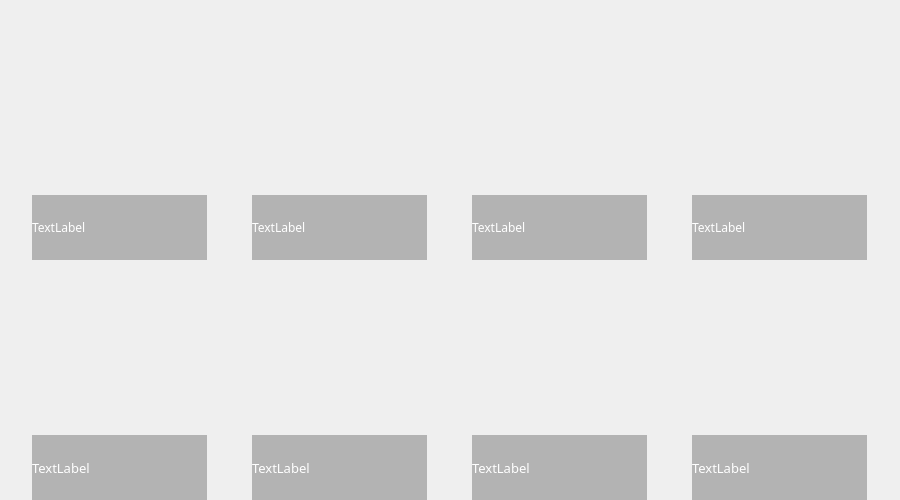
<?xml version="1.0" encoding="UTF-8"?>
<ui version="4.0">
 <class>Dialog</class>
 <widget class="QDialog" name="Dialog">
  <property name="geometry">
   <rect>
    <x>0</x>
    <y>0</y>
    <width>900</width>
    <height>500</height>
   </rect>
  </property>
  <property name="windowTitle">
   <string>Dialog</string>
  </property>
  <widget class="QLabel" name="image_6">
   <property name="geometry">
    <rect>
     <x>252</x>
     <y>260</y>
     <width>175</width>
     <height>175</height>
    </rect>
   </property>
   <property name="autoFillBackground">
    <bool>true</bool>
   </property>
   <property name="text">
    <string/>
   </property>
   <property name="pixmap">
    <pixmap>images/100071.jpg</pixmap>
   </property>
   <property name="scaledContents">
    <bool>true</bool>
   </property>
  </widget>
  <widget class="QLabel" name="image_1">
   <property name="geometry">
    <rect>
     <x>32</x>
     <y>20</y>
     <width>175</width>
     <height>175</height>
    </rect>
   </property>
   <property name="autoFillBackground">
    <bool>true</bool>
   </property>
   <property name="text">
    <string/>
   </property>
   <property name="pixmap">
    <pixmap>images/104.jpg</pixmap>
   </property>
   <property name="scaledContents">
    <bool>false</bool>
   </property>
  </widget>
  <widget class="QLabel" name="image_3">
   <property name="geometry">
    <rect>
     <x>472</x>
     <y>20</y>
     <width>175</width>
     <height>175</height>
    </rect>
   </property>
   <property name="autoFillBackground">
    <bool>true</bool>
   </property>
   <property name="text">
    <string/>
   </property>
   <property name="pixmap">
    <pixmap>images/1119.jpg</pixmap>
   </property>
  </widget>
  <widget class="QLabel" name="image_2">
   <property name="geometry">
    <rect>
     <x>252</x>
     <y>20</y>
     <width>175</width>
     <height>175</height>
    </rect>
   </property>
   <property name="autoFillBackground">
    <bool>true</bool>
   </property>
   <property name="text">
    <string/>
   </property>
   <property name="pixmap">
    <pixmap>images/111.jpg</pixmap>
   </property>
   <property name="scaledContents">
    <bool>false</bool>
   </property>
  </widget>
  <widget class="QLabel" name="image_5">
   <property name="geometry">
    <rect>
     <x>32</x>
     <y>260</y>
     <width>175</width>
     <height>175</height>
    </rect>
   </property>
   <property name="autoFillBackground">
    <bool>true</bool>
   </property>
   <property name="text">
    <string/>
   </property>
   <property name="pixmap">
    <pixmap>images/12113.jpg</pixmap>
   </property>
  </widget>
  <widget class="QLabel" name="image_7">
   <property name="geometry">
    <rect>
     <x>472</x>
     <y>260</y>
     <width>175</width>
     <height>175</height>
    </rect>
   </property>
   <property name="autoFillBackground">
    <bool>true</bool>
   </property>
   <property name="text">
    <string/>
   </property>
   <property name="pixmap">
    <pixmap>images/100132.jpg</pixmap>
   </property>
   <property name="scaledContents">
    <bool>true</bool>
   </property>
  </widget>
  <widget class="QLabel" name="image_4">
   <property name="geometry">
    <rect>
     <x>692</x>
     <y>20</y>
     <width>175</width>
     <height>175</height>
    </rect>
   </property>
   <property name="autoFillBackground">
    <bool>true</bool>
   </property>
   <property name="text">
    <string/>
   </property>
   <property name="pixmap">
    <pixmap>images/10285.jpg</pixmap>
   </property>
  </widget>
  <widget class="QLabel" name="image_8">
   <property name="geometry">
    <rect>
     <x>692</x>
     <y>260</y>
     <width>175</width>
     <height>175</height>
    </rect>
   </property>
   <property name="autoFillBackground">
    <bool>true</bool>
   </property>
   <property name="text">
    <string/>
   </property>
   <property name="pixmap">
    <pixmap>images/653.jpg</pixmap>
   </property>
   <property name="scaledContents">
    <bool>true</bool>
   </property>
  </widget>
  <widget class="QLabel" name="background">
   <property name="geometry">
    <rect>
     <x>0</x>
     <y>0</y>
     <width>900</width>
     <height>500</height>
    </rect>
   </property>
   <property name="text">
    <string/>
   </property>
   <property name="pixmap">
    <pixmap>files/Bugs_blurred.png</pixmap>
   </property>
   <property name="scaledContents">
    <bool>true</bool>
   </property>
  </widget>
  <widget class="QLabel" name="name_1">
   <property name="geometry">
    <rect>
     <x>32</x>
     <y>195</y>
     <width>175</width>
     <height>65</height>
    </rect>
   </property>
   <property name="font">
    <font>
     <family>맑은 고딕</family>
     <pointsize>9</pointsize>
    </font>
   </property>
   <property name="styleSheet">
    <string notr="true">background-color: rgba(0, 0, 0, 64);
color: rgb(255, 255, 255);</string>
   </property>
   <property name="text">
    <string>TextLabel</string>
   </property>
   <property name="scaledContents">
    <bool>false</bool>
   </property>
   <property name="wordWrap">
    <bool>true</bool>
   </property>
  </widget>
  <widget class="QLabel" name="name_5">
   <property name="geometry">
    <rect>
     <x>32</x>
     <y>435</y>
     <width>175</width>
     <height>65</height>
    </rect>
   </property>
   <property name="font">
    <font>
     <family>맑은 고딕</family>
     <pointsize>10</pointsize>
    </font>
   </property>
   <property name="styleSheet">
    <string notr="true">background-color: rgba(0, 0, 0, 64);
color: rgb(255, 255, 255);</string>
   </property>
   <property name="text">
    <string>TextLabel</string>
   </property>
   <property name="wordWrap">
    <bool>true</bool>
   </property>
  </widget>
  <widget class="QLabel" name="name_2">
   <property name="geometry">
    <rect>
     <x>252</x>
     <y>195</y>
     <width>175</width>
     <height>65</height>
    </rect>
   </property>
   <property name="font">
    <font>
     <family>맑은 고딕</family>
     <pointsize>9</pointsize>
    </font>
   </property>
   <property name="styleSheet">
    <string notr="true">background-color: rgba(0, 0, 0, 64);
color: rgb(255, 255, 255);</string>
   </property>
   <property name="text">
    <string>TextLabel</string>
   </property>
   <property name="wordWrap">
    <bool>true</bool>
   </property>
  </widget>
  <widget class="QLabel" name="name_6">
   <property name="geometry">
    <rect>
     <x>252</x>
     <y>435</y>
     <width>175</width>
     <height>65</height>
    </rect>
   </property>
   <property name="font">
    <font>
     <family>맑은 고딕</family>
     <pointsize>10</pointsize>
    </font>
   </property>
   <property name="styleSheet">
    <string notr="true">background-color: rgba(0, 0, 0, 64);
color: rgb(255, 255, 255);</string>
   </property>
   <property name="text">
    <string>TextLabel</string>
   </property>
   <property name="wordWrap">
    <bool>true</bool>
   </property>
  </widget>
  <widget class="QLabel" name="name_3">
   <property name="geometry">
    <rect>
     <x>472</x>
     <y>195</y>
     <width>175</width>
     <height>65</height>
    </rect>
   </property>
   <property name="font">
    <font>
     <family>맑은 고딕</family>
     <pointsize>9</pointsize>
    </font>
   </property>
   <property name="styleSheet">
    <string notr="true">background-color: rgba(0, 0, 0, 64);
color: rgb(255, 255, 255);</string>
   </property>
   <property name="text">
    <string>TextLabel</string>
   </property>
   <property name="wordWrap">
    <bool>true</bool>
   </property>
  </widget>
  <widget class="QLabel" name="name_7">
   <property name="geometry">
    <rect>
     <x>472</x>
     <y>435</y>
     <width>175</width>
     <height>65</height>
    </rect>
   </property>
   <property name="font">
    <font>
     <family>맑은 고딕</family>
     <pointsize>10</pointsize>
    </font>
   </property>
   <property name="styleSheet">
    <string notr="true">background-color: rgba(0, 0, 0, 64);
color: rgb(255, 255, 255);</string>
   </property>
   <property name="text">
    <string>TextLabel</string>
   </property>
   <property name="wordWrap">
    <bool>true</bool>
   </property>
  </widget>
  <widget class="QLabel" name="name_4">
   <property name="geometry">
    <rect>
     <x>692</x>
     <y>195</y>
     <width>175</width>
     <height>65</height>
    </rect>
   </property>
   <property name="font">
    <font>
     <family>맑은 고딕</family>
     <pointsize>9</pointsize>
    </font>
   </property>
   <property name="styleSheet">
    <string notr="true">background-color: rgba(0, 0, 0, 64);
color: rgb(255, 255, 255);</string>
   </property>
   <property name="text">
    <string>TextLabel</string>
   </property>
   <property name="wordWrap">
    <bool>true</bool>
   </property>
  </widget>
  <widget class="QLabel" name="name_8">
   <property name="geometry">
    <rect>
     <x>692</x>
     <y>435</y>
     <width>175</width>
     <height>65</height>
    </rect>
   </property>
   <property name="font">
    <font>
     <family>맑은 고딕</family>
     <pointsize>10</pointsize>
    </font>
   </property>
   <property name="styleSheet">
    <string notr="true">background-color: rgba(0, 0, 0, 64);
color: rgb(255, 255, 255);</string>
   </property>
   <property name="text">
    <string>TextLabel</string>
   </property>
   <property name="wordWrap">
    <bool>true</bool>
   </property>
  </widget>
  <widget class="QPushButton" name="linkButton_1">
   <property name="geometry">
    <rect>
     <x>31</x>
     <y>19</y>
     <width>177</width>
     <height>242</height>
    </rect>
   </property>
   <property name="text">
    <string/>
   </property>
   <property name="autoDefault">
    <bool>false</bool>
   </property>
   <property name="flat">
    <bool>true</bool>
   </property>
  </widget>
  <widget class="QPushButton" name="linkButton_2">
   <property name="geometry">
    <rect>
     <x>251</x>
     <y>19</y>
     <width>177</width>
     <height>242</height>
    </rect>
   </property>
   <property name="text">
    <string/>
   </property>
   <property name="autoDefault">
    <bool>false</bool>
   </property>
   <property name="flat">
    <bool>true</bool>
   </property>
  </widget>
  <widget class="QPushButton" name="linkButton_3">
   <property name="geometry">
    <rect>
     <x>471</x>
     <y>19</y>
     <width>177</width>
     <height>242</height>
    </rect>
   </property>
   <property name="text">
    <string/>
   </property>
   <property name="autoDefault">
    <bool>false</bool>
   </property>
   <property name="flat">
    <bool>true</bool>
   </property>
  </widget>
  <widget class="QPushButton" name="linkButton_4">
   <property name="geometry">
    <rect>
     <x>691</x>
     <y>19</y>
     <width>177</width>
     <height>242</height>
    </rect>
   </property>
   <property name="text">
    <string/>
   </property>
   <property name="autoDefault">
    <bool>false</bool>
   </property>
   <property name="flat">
    <bool>true</bool>
   </property>
  </widget>
  <widget class="QPushButton" name="linkButton_5">
   <property name="geometry">
    <rect>
     <x>31</x>
     <y>259</y>
     <width>177</width>
     <height>242</height>
    </rect>
   </property>
   <property name="text">
    <string/>
   </property>
   <property name="autoDefault">
    <bool>false</bool>
   </property>
   <property name="flat">
    <bool>true</bool>
   </property>
  </widget>
  <widget class="QPushButton" name="linkButton_6">
   <property name="geometry">
    <rect>
     <x>251</x>
     <y>259</y>
     <width>177</width>
     <height>242</height>
    </rect>
   </property>
   <property name="text">
    <string/>
   </property>
   <property name="autoDefault">
    <bool>false</bool>
   </property>
   <property name="flat">
    <bool>true</bool>
   </property>
  </widget>
  <widget class="QPushButton" name="linkButton_7">
   <property name="geometry">
    <rect>
     <x>471</x>
     <y>259</y>
     <width>177</width>
     <height>242</height>
    </rect>
   </property>
   <property name="text">
    <string/>
   </property>
   <property name="autoDefault">
    <bool>false</bool>
   </property>
   <property name="flat">
    <bool>true</bool>
   </property>
  </widget>
  <widget class="QPushButton" name="linkButton_8">
   <property name="geometry">
    <rect>
     <x>691</x>
     <y>259</y>
     <width>177</width>
     <height>242</height>
    </rect>
   </property>
   <property name="text">
    <string/>
   </property>
   <property name="autoDefault">
    <bool>false</bool>
   </property>
   <property name="flat">
    <bool>true</bool>
   </property>
  </widget>
  <zorder>background</zorder>
  <zorder>image_6</zorder>
  <zorder>image_1</zorder>
  <zorder>image_3</zorder>
  <zorder>image_2</zorder>
  <zorder>image_5</zorder>
  <zorder>image_7</zorder>
  <zorder>image_4</zorder>
  <zorder>image_8</zorder>
  <zorder>name_1</zorder>
  <zorder>name_5</zorder>
  <zorder>name_2</zorder>
  <zorder>name_6</zorder>
  <zorder>name_3</zorder>
  <zorder>name_7</zorder>
  <zorder>name_4</zorder>
  <zorder>name_8</zorder>
  <zorder>linkButton_1</zorder>
  <zorder>linkButton_2</zorder>
  <zorder>linkButton_3</zorder>
  <zorder>linkButton_4</zorder>
  <zorder>linkButton_5</zorder>
  <zorder>linkButton_6</zorder>
  <zorder>linkButton_7</zorder>
  <zorder>linkButton_8</zorder>
 </widget>
 <resources/>
 <connections/>
</ui>
